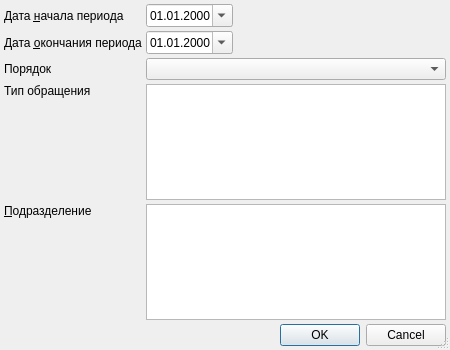
<?xml version="1.0" encoding="UTF-8"?>
<ui version="4.0">
 <class>StationaryF14SetupDialog</class>
 <widget class="QDialog" name="StationaryF14SetupDialog">
  <property name="windowModality">
   <enum>Qt::ApplicationModal</enum>
  </property>
  <property name="geometry">
   <rect>
    <x>0</x>
    <y>0</y>
    <width>450</width>
    <height>350</height>
   </rect>
  </property>
  <property name="windowTitle">
   <string>параметры отчёта</string>
  </property>
  <property name="sizeGripEnabled">
   <bool>true</bool>
  </property>
  <layout class="QGridLayout" name="gridLayout">
   <property name="margin">
    <number>4</number>
   </property>
   <property name="spacing">
    <number>4</number>
   </property>
   <item row="9" column="0" colspan="4">
    <widget class="QDialogButtonBox" name="buttonBox">
     <property name="orientation">
      <enum>Qt::Horizontal</enum>
     </property>
     <property name="standardButtons">
      <set>QDialogButtonBox::Cancel|QDialogButtonBox::Ok</set>
     </property>
    </widget>
   </item>
   <item row="6" column="0">
    <widget class="QLabel" name="lblOrgStructure">
     <property name="sizePolicy">
      <sizepolicy hsizetype="Preferred" vsizetype="Preferred">
       <horstretch>0</horstretch>
       <verstretch>0</verstretch>
      </sizepolicy>
     </property>
     <property name="text">
      <string>&amp;Подразделение</string>
     </property>
     <property name="alignment">
      <set>Qt::AlignLeading|Qt::AlignLeft|Qt::AlignTop</set>
     </property>
     <property name="buddy">
      <cstring>lstOrgStructure</cstring>
     </property>
    </widget>
   </item>
   <item row="4" column="0">
    <widget class="QLabel" name="lblOrder">
     <property name="text">
      <string>Порядок</string>
     </property>
     <property name="buddy">
      <cstring>cmbOrder</cstring>
     </property>
    </widget>
   </item>
   <item row="1" column="1">
    <widget class="CDateEdit" name="edtEndDate">
     <property name="sizePolicy">
      <sizepolicy hsizetype="Maximum" vsizetype="Fixed">
       <horstretch>0</horstretch>
       <verstretch>0</verstretch>
      </sizepolicy>
     </property>
     <property name="displayFormat">
      <string>dd.MM.yyyy</string>
     </property>
     <property name="calendarPopup">
      <bool>true</bool>
     </property>
    </widget>
   </item>
   <item row="4" column="1" colspan="3">
    <widget class="QComboBox" name="cmbOrder"/>
   </item>
   <item row="0" column="0">
    <widget class="QLabel" name="lblBegDate">
     <property name="text">
      <string>Дата &amp;начала периода</string>
     </property>
     <property name="buddy">
      <cstring>edtBegDate</cstring>
     </property>
    </widget>
   </item>
   <item row="0" column="1">
    <widget class="CDateEdit" name="edtBegDate">
     <property name="sizePolicy">
      <sizepolicy hsizetype="Maximum" vsizetype="Fixed">
       <horstretch>0</horstretch>
       <verstretch>0</verstretch>
      </sizepolicy>
     </property>
     <property name="displayFormat">
      <string>dd.MM.yyyy</string>
     </property>
     <property name="calendarPopup">
      <bool>true</bool>
     </property>
    </widget>
   </item>
   <item row="1" column="2" colspan="2">
    <spacer>
     <property name="orientation">
      <enum>Qt::Horizontal</enum>
     </property>
     <property name="sizeHint" stdset="0">
      <size>
       <width>91</width>
       <height>20</height>
      </size>
     </property>
    </spacer>
   </item>
   <item row="1" column="0">
    <widget class="QLabel" name="lblEndDate">
     <property name="text">
      <string>Дата &amp;окончания периода</string>
     </property>
     <property name="buddy">
      <cstring>edtEndDate</cstring>
     </property>
    </widget>
   </item>
   <item row="8" column="0">
    <spacer>
     <property name="orientation">
      <enum>Qt::Vertical</enum>
     </property>
     <property name="sizeHint" stdset="0">
      <size>
       <width>129</width>
       <height>20</height>
      </size>
     </property>
    </spacer>
   </item>
   <item row="0" column="2" colspan="2">
    <spacer>
     <property name="orientation">
      <enum>Qt::Horizontal</enum>
     </property>
     <property name="sizeHint" stdset="0">
      <size>
       <width>91</width>
       <height>20</height>
      </size>
     </property>
    </spacer>
   </item>
   <item row="6" column="1" colspan="3">
    <widget class="CRBListBox" name="lstOrgStructure"/>
   </item>
   <item row="5" column="0">
    <widget class="QLabel" name="label">
     <property name="text">
      <string>Тип обращения</string>
     </property>
     <property name="alignment">
      <set>Qt::AlignLeading|Qt::AlignLeft|Qt::AlignTop</set>
     </property>
     <property name="buddy">
      <cstring>lstEventType</cstring>
     </property>
    </widget>
   </item>
   <item row="5" column="1" colspan="3">
    <widget class="CRBListBox" name="lstEventType"/>
   </item>
  </layout>
 </widget>
 <customwidgets>
  <customwidget>
   <class>CRBListBox</class>
   <extends>QTableView</extends>
   <header>library/RBListBox.h</header>
  </customwidget>
  <customwidget>
   <class>CDateEdit</class>
   <extends>QDateEdit</extends>
   <header>library/DateEdit.h</header>
  </customwidget>
 </customwidgets>
 <tabstops>
  <tabstop>edtBegDate</tabstop>
  <tabstop>edtEndDate</tabstop>
  <tabstop>cmbOrder</tabstop>
  <tabstop>lstEventType</tabstop>
  <tabstop>lstOrgStructure</tabstop>
  <tabstop>buttonBox</tabstop>
 </tabstops>
 <resources/>
 <connections>
  <connection>
   <sender>buttonBox</sender>
   <signal>accepted()</signal>
   <receiver>StationaryF14SetupDialog</receiver>
   <slot>accept()</slot>
   <hints>
    <hint type="sourcelabel">
     <x>112</x>
     <y>177</y>
    </hint>
    <hint type="destinationlabel">
     <x>102</x>
     <y>90</y>
    </hint>
   </hints>
  </connection>
  <connection>
   <sender>buttonBox</sender>
   <signal>rejected()</signal>
   <receiver>StationaryF14SetupDialog</receiver>
   <slot>reject()</slot>
   <hints>
    <hint type="sourcelabel">
     <x>225</x>
     <y>177</y>
    </hint>
    <hint type="destinationlabel">
     <x>236</x>
     <y>76</y>
    </hint>
   </hints>
  </connection>
 </connections>
</ui>
